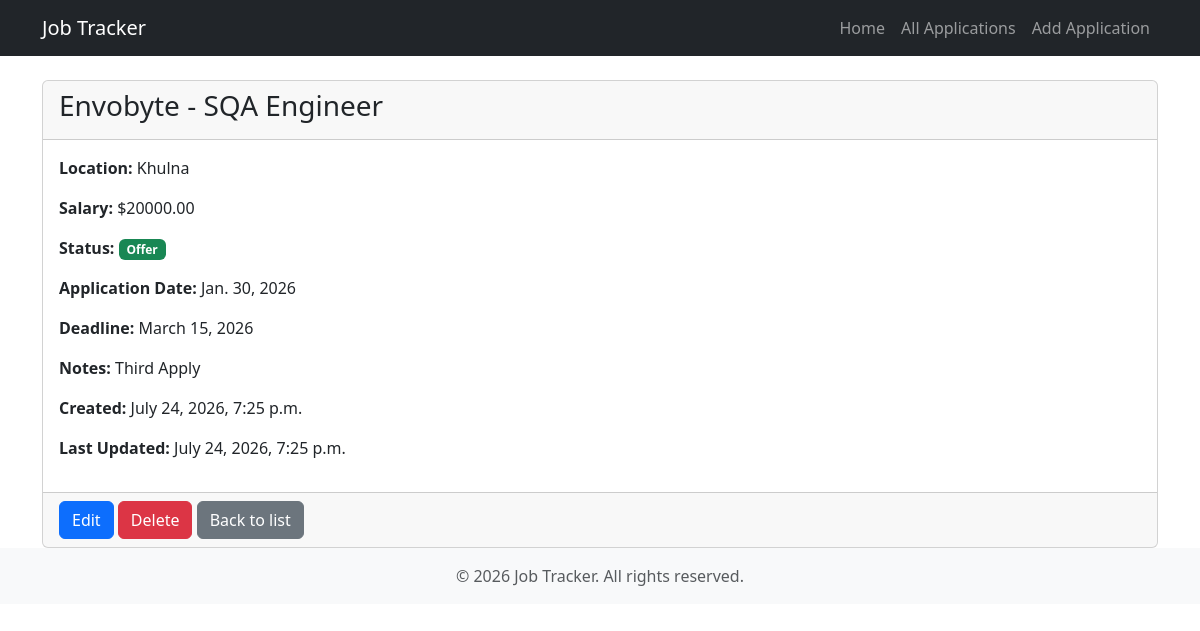
Page /jobs/5/ on the committed database.
### jobs/models.py (models this page shows, shortened)
class JobApplication(models.Model):
    STATUS_CHOICES = [
        ('Applied', 'Applied'),
        ('Interview', 'Interview'),
        ('Offer', 'Offer'),
        ('Accepted', 'Accepted'),
        ('Rejected', 'Rejected'),
    ]
    company_name = models.CharField(max_length=200)
    position = models.CharField(max_length=200)
    job_location = models.CharField(max_length=200)
    salary = models.DecimalField(max_digits=10, decimal_places=2, null=True, blank=True)
    status = models.CharField(max_length=20, choices=STATUS_CHOICES, default='Applied')
    application_date = models.DateField(default=timezone.now)
    deadline = models.DateField()
    notes = models.TextField(max_length=500)
    created_at = models.DateTimeField(auto_now_add=True)
    updated_at = models.DateTimeField(auto_now=True)

### jobs/views.py (the view)
# urls.py: path('jobs/<int:pk>/', views.job_detail, name='job_detail'),
def job_detail(request, pk):
    job = get_object_or_404(JobApplication, pk=pk)
    return render(request, 'jobs/detail.html', {'job': job})

### templates/jobs/detail.html (shortened to what this page needs)
{% extends 'base.html' %}
{% block content %}
<div class="card">
    <div class="card-header">
        <h3>{{ job.company_name }} - {{ job.position }}</h3>
    </div>
    <div class="card-body">
        <p><strong>Location:</strong> {{ job.job_location }}</p>
        <p><strong>Salary:</strong> {% if job.salary %}${{ job.salary }}{% else %}Not specified{% endif %}</p>
        <p><strong>Status:</strong> <span class="badge bg-{% if job.status == 'Applied' %}info{% elif job.status == 'Interview' %}warning{% elif job.status == 'Offer' %}success{% elif job.status == 'Accepted' %}secondary{% else %}danger{% endif %}">{{ job.status }}</span></p>
        <p><strong>Application Date:</strong> {{ job.application_date }}</p>
        <p><strong>Deadline:</strong> {{ job.deadline }}</p>
        <p><strong>Notes:</strong> {{ job.notes|default:"No notes" }}</p>
        <p><strong>Created:</strong> {{ job.created_at }}</p>
        <p><strong>Last Updated:</strong> {{ job.updated_at }}</p>
    </div>
    <div class="card-footer">
        <a href="{% url 'jobs:job_update' job.pk %}" class="btn btn-primary">Edit</a>
        <a href="{% url 'jobs:job_delete' job.pk %}" class="btn btn-danger">Delete</a>
        <a href="{% url 'jobs:job_list' %}" class="btn btn-secondary">Back to list</a>
    </div>
</div>
{% endblock %}

### rows in the picture
JobApplication: company_name "Envobyte", position "SQA Engineer", job_location "Khulna", salary "20000.00", status "Offer", application_date "Jan. 30, 2026", deadline "March 15, 2026", notes "Third Apply", created_at "July 24, 2026, 7:25 p.m.", updated_at "July 24, 2026, 7:25 p.m."
